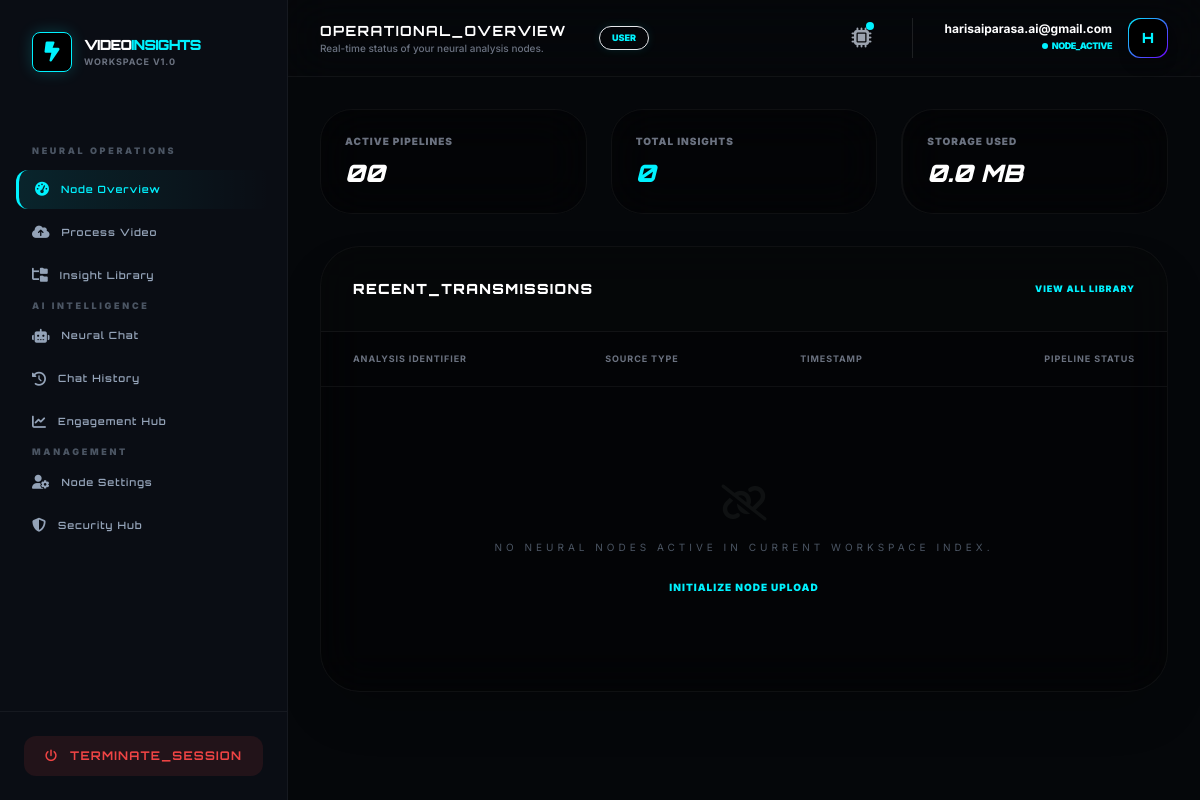
/portal/dashboard/ (signed in), run on an earlier commit of the app's database.
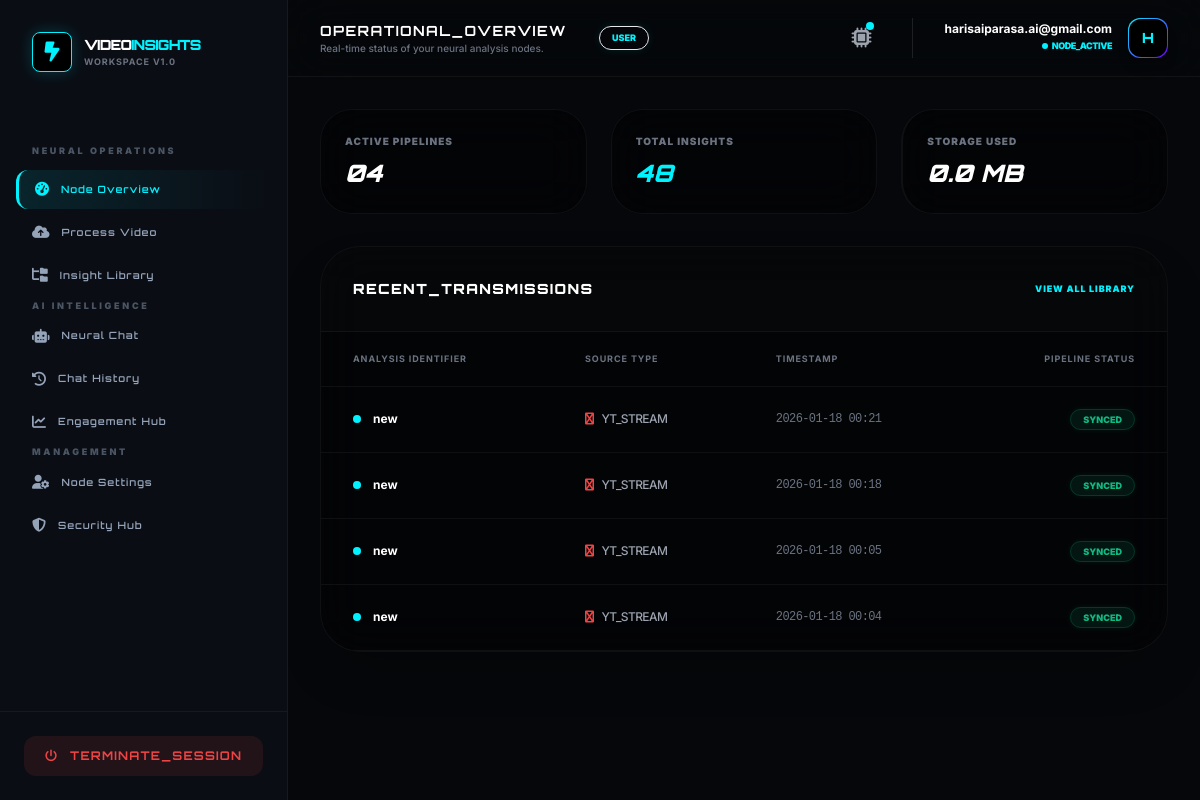
And on a later commit of the database.
### videos/models.py (models this page shows)
class VideoAnalysis(models.Model):
    user = models.ForeignKey(settings.AUTH_USER_MODEL, on_delete=models.CASCADE)
    title = models.CharField(max_length=255)
    video_file = models.FileField(upload_to='videos/', null=True, blank=True)
    youtube_url = models.URLField(null=True, blank=True)
    transcript = models.TextField(null=True, blank=True)
    summary = models.TextField(null=True, blank=True)
    keywords = models.JSONField(default=list)
    engagement_data = models.JSONField(default=list, null=True, blank=True)
    objects_detected = models.JSONField(default=list)
    key_moments = models.JSONField(default=list, blank=True)
    activity_type = models.CharField(max_length=100, default="General Analysis")
    human_presence_data = models.JSONField(default=dict, null=True, blank=True)
    face_detection_data = models.JSONField(default=dict, null=True, blank=True)
    activity_ml_data = models.JSONField(default=dict, null=True, blank=True)
    ml_processed = models.BooleanField(default=False)
    created_at = models.DateTimeField(auto_now_add=True)
    ai_processed = models.BooleanField(default=False)
    ai_failed = models.BooleanField(default=False)

### videos/views.py (the view)
# urls.py: path('dashboard/', views.user_dashboard, name='dashboard'),
@login_required
def user_dashboard(request):
    user_videos  = VideoAnalysis.objects.filter(user=request.user)
    recent_videos = user_videos.order_by('-created_at')[:5]
    total_bytes = 0
    for video in user_videos:
        if video.video_file:
            try:
                total_bytes += video.video_file.size
            except (ValueError, FileNotFoundError):
                continue
    storage_mb = round(total_bytes / (1024 * 1024), 2)
    stats = {
        'active_pipelines': user_videos.count(),
        'total_insights':   user_videos.count() * 12,
        'storage_used':     f"{storage_mb} MB"
    }
    return render(request, 'videos/dashboard.html', {
        'recent_videos': recent_videos,
        'stats': stats
    })

### templates/videos/dashboard.html (shortened to what the changed rows need)
{% extends "base2.html" %}
{% load i18n %}
{% block page_title %}OPERATIONAL_OVERVIEW{% endblock %}
{% block content %}
<div class="space-y-8 animate-fade-in">
    <div class="grid grid-cols-1 md:grid-cols-3 gap-6">
        <div class="bg-black/40 border border-white/5 p-6 rounded-[2rem] backdrop-blur-xl group hover:border-[var(--accent-cyan)]/30 transition-all">
            <p class="text-[10px] font-black text-gray-500 uppercase tracking-widest mb-2">Active Pipelines</p>
            <h3 class="orbitron text-2xl font-black text-white italic">
                {{ stats.active_pipelines|stringformat:"02d" }}
            </h3>
        </div>
        <div class="bg-black/40 border border-white/5 p-6 rounded-[2rem] backdrop-blur-xl group hover:border-[var(--accent-cyan)]/30 transition-all">
            <p class="text-[10px] font-black text-gray-500 uppercase tracking-widest mb-2">Total Insights</p>
            <h3 class="orbitron text-2xl font-black text-[var(--accent-cyan)] italic">
                {{ stats.total_insights }}
            </h3>
        </div>
    </div>
    <div class="bg-black/40 border border-white/5 rounded-[2.5rem] backdrop-blur-xl overflow-hidden shadow-2xl">
        <div class="overflow-x-auto">
            <table class="w-full text-left">
                <thead>
                    <tr class="text-[9px] font-black text-gray-500 uppercase tracking-widest border-b border-white/5">
                        <th class="px-8 py-5">Analysis Identifier</th>
                        <th class="px-8 py-5">Source Type</th>
                        <th class="px-8 py-5">Timestamp</th>
                        <th class="px-8 py-5 text-right">Pipeline Status</th>
                    </tr>
                </thead>
                <tbody class="text-xs">
                    {% for video in recent_videos %}
                    <tr class="border-b border-white/5 hover:bg-white/[0.03] transition-colors group">
                        <td class="px-8 py-6">
                            <div class="flex items-center gap-3">
                                <div class="w-2 h-2 rounded-full bg-[var(--accent-cyan)] animate-pulse"></div>
                                <a href="{% url 'video_insight_detail' video.pk %}" class="text-white font-bold group-hover:text-[var(--accent-cyan)] transition-colors">
                                    {{ video.title }}
                                </a>
                            </div>
                        </td>
                        <td class="px-8 py-6">
                            {% if video.video_file %}
                                <span class="text-gray-400 font-medium tracking-tighter"><i class="fa fa-file-video mr-2 text-[var(--accent-cyan)]"></i>MP4_BINARY</span>
                            {% else %}
                                <span class="text-gray-400 font-medium tracking-tighter"><i class="fa fa-youtube mr-2 text-red-500"></i>YT_STREAM</span>
                            {% endif %}
                        </td>
                        <td class="px-8 py-6 text-gray-500 font-mono tracking-tighter">{{ video.created_at|date:"Y-m-d H:i" }}</td>
                        <td class="px-8 py-6 text-right">
                            <span class="px-3 py-1 bg-emerald-500/10 text-emerald-500 rounded-full text-[9px] font-black uppercase border border-emerald-500/20 shadow-[0_0_5px_rgba(16,185,129,0.1)]">Synced</span>
                        </td>
                    </tr>
                    {% empty %}
                    <tr>
                        <td colspan="4" class="px-8 py-24 text-center">
                            <i class="fa fa-link-slash text-4xl text-white/5 mb-4 block"></i>
                            <p class="text-gray-600 uppercase tracking-[0.4em] text-[10px]">No neural nodes active in current workspace index.</p>
                            <a href="{% url 'upload_video' %}" class="mt-6 inline-block text-[10px] text-[var(--accent-cyan)] font-black hover:underline uppercase tracking-widest">Initialize Node Upload</a>
                        </td>
                    </tr>
                    {% endfor %}
                </tbody>
            </table>
        </div>
    </div>
</div>
{% endblock %}

What changed in the data, as far as the page shows it:
added VideoAnalysis: title "new", video_file "YT_STREAM", created_at "2026-01-18 00:21"
added VideoAnalysis: title "new", video_file "YT_STREAM", created_at "2026-01-18 00:18"
added VideoAnalysis: title "new", video_file "YT_STREAM", created_at "2026-01-18 00:05"
added VideoAnalysis: title "new", video_file "YT_STREAM", created_at "2026-01-18 00:04"
Also different on the page:
{{ stats.active_pipelines|stringformat:"02d" }}: "00" → "04"
{{ stats.total_insights }}: "0" → "48"
text no longer shown: "NO NEURAL NODES ACTIVE IN CURRENT WORKSPACE INDEX. INITIALIZE NODE UPLOAD"
